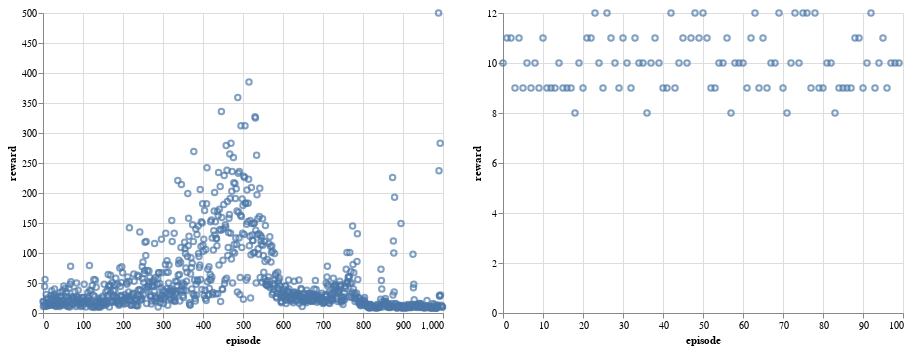

The code cell stored with this chart in its notebook:
### Code cell
alt.Chart(train_results).mark_point().encode(x="episode", y="reward") | alt.Chart(
    test_rewards
).mark_point().encode(x="episode", y="reward")

### Figure 1 — Vega-Lite specification as saved in the notebook (floating-point values rounded to 4 significant figures; data arrays with more than 128 entries replaced by an {"elided": "..."} marker saying what was removed)
{"config": {"view": {"continuousWidth": 400, "continuousHeight": 300}}, "hconcat": [{"data": {"name": "data-ac385b6586d2fb46d93ac091def3abca"}, "mark": "point", "encoding": {"x": {"type": "quantitative", "field": "episode"}, "y": {"type": "quantitative", "field": "reward"}}}, {"data": {"name": "data-9f4edd443ab825e40c8e058fb8bf9b8c"}, "mark": "point", "encoding": {"x": {"type": "quantitative", "field": "episode"}, "y": {"type": "quantitative", "field": "reward"}}}], "$schema": "https://vega.github.io/schema/vega-lite/v4.8.1.json", "datasets": {"data-ac385b6586d2fb46d93ac091def3abca": {"elided": "1000 records"}, "data-9f4edd443ab825e40c8e058fb8bf9b8c": [{"episode": 0, "reward": 10.0}, {"episode": 1, "reward": 11.0}, {"episode": 2, "reward": 11.0}, {"episode": 3, "reward": 9.0}, {"episode": 4, "reward": 11.0}, {"episode": 5, "reward": 9.0}, {"episode": 6, "reward": 10.0}, {"episode": 7, "reward": 9.0}, {"episode": 8, "reward": 10.0}, {"episode": 9, "reward": 9.0}, {"episode": 10, "reward": 11.0}, {"episode": 11, "reward": 9.0}, {"episode": 12, "reward": 9.0}, {"episode": 13, "reward": 9.0}, {"episode": 14, "reward": 10.0}, {"episode": 15, "reward": 9.0}, {"episode": 16, "reward": 9.0}, {"episode": 17, "reward": 9.0}, {"episode": 18, "reward": 8.0}, {"episode": 19, "reward": 10.0}, {"episode": 20, "reward": 9.0}, {"episode": 21, "reward": 11.0}, {"episode": 22, "reward": 11.0}, {"episode": 23, "reward": 12.0}, {"episode": 24, "reward": 10.0}, {"episode": 25, "reward": 9.0}, {"episode": 26, "reward": 12.0}, {"episode": 27, "reward": 11.0}, {"episode": 28, "reward": 10.0}, {"episode": 29, "reward": 9.0}, {"episode": 30, "reward": 11.0}, {"episode": 31, "reward": 10.0}, {"episode": 32, "reward": 9.0}, {"episode": 33, "reward": 11.0}, {"episode": 34, "reward": 10.0}, {"episode": 35, "reward": 10.0}, {"episode": 36, "reward": 8.0}, {"episode": 37, "reward": 10.0}, {"episode": 38, "reward": 11.0}, {"episode": 39, "reward": 10.0}, {"episode": 40, "reward": 9.0}, {"episode": 41, "reward": 9.0}, {"episode": 42, "reward": 12.0}, {"episode": 43, "reward": 9.0}, {"episode": 44, "reward": 10.0}, {"episode": 45, "reward": 11.0}, {"episode": 46, "reward": 10.0}, {"episode": 47, "reward": 11.0}, {"episode": 48, "reward": 12.0}, {"episode": 49, "reward": 11.0}, {"episode": 50, "reward": 12.0}, {"episode": 51, "reward": 11.0}, {"episode": 52, "reward": 9.0}, {"episode": 53, "reward": 9.0}, {"episode": 54, "reward": 10.0}, {"episode": 55, "reward": 10.0}, {"episode": 56, "reward": 11.0}, {"episode": 57, "reward": 8.0}, {"episode": 58, "reward": 10.0}, {"episode": 59, "reward": 10.0}, {"episode": 60, "reward": 10.0}, {"episode": 61, "reward": 9.0}, {"episode": 62, "reward": 11.0}, {"episode": 63, "reward": 12.0}, {"episode": 64, "reward": 9.0}, {"episode": 65, "reward": 11.0}, {"episode": 66, "reward": 9.0}, {"episode": 67, "reward": 10.0}, {"episode": 68, "reward": 10.0}, {"episode": 69, "reward": 12.0}, {"episode": 70, "reward": 9.0}, {"episode": 71, "reward": 8.0}, {"episode": 72, "reward": 10.0}, {"episode": 73, "reward": 12.0}, {"episode": 74, "reward": 10.0}, {"episode": 75, "reward": 12.0}, {"episode": 76, "reward": 12.0}, {"episode": 77, "reward": 9.0}, {"episode": 78, "reward": 12.0}, {"episode": 79, "reward": 9.0}, {"episode": 80, "reward": 9.0}, {"episode": 81, "reward": 10.0}, {"episode": 82, "reward": 10.0}, {"episode": 83, "reward": 8.0}, {"episode": 84, "reward": 9.0}, {"episode": 85, "reward": 9.0}, {"episode": 86, "reward": 9.0}, {"episode": 87, "reward": 9.0}, {"episode": 88, "reward": 11.0}, {"episode": 89, "reward": 11.0}, {"episode": 90, "reward": 9.0}, {"episode": 91, "reward": 10.0}, {"episode": 92, "reward": 12.0}, {"episode": 93, "reward": 9.0}, {"episode": 94, "reward": 10.0}, {"episode": 95, "reward": 11.0}, {"episode": 96, "reward": 9.0}, {"episode": 97, "reward": 10.0}, {"episode": 98, "reward": 10.0}, {"episode": 99, "reward": 10.0}]}}
